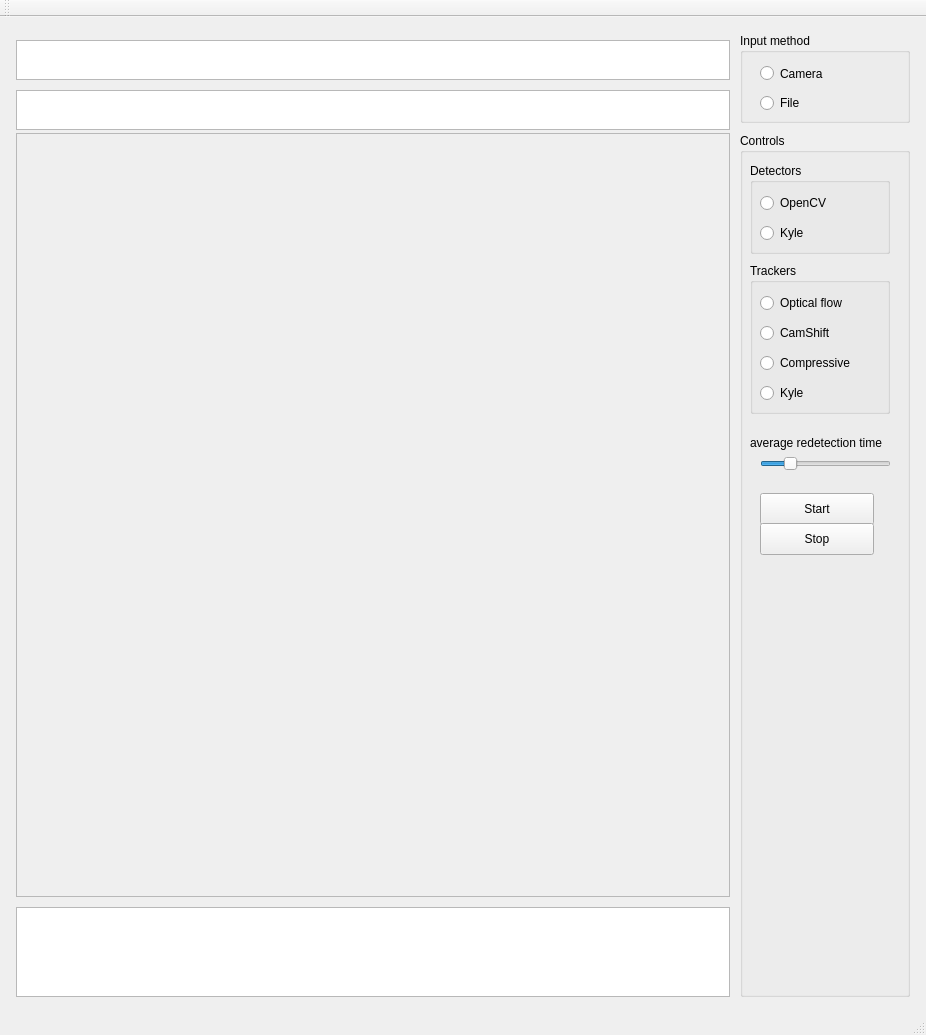
<?xml version="1.0" encoding="UTF-8"?>
<ui version="4.0">
 <class>MainWindow</class>
 <widget class="QMainWindow" name="MainWindow">
  <property name="geometry">
   <rect>
    <x>0</x>
    <y>0</y>
    <width>926</width>
    <height>1035</height>
   </rect>
  </property>
  <property name="windowTitle">
   <string>MainWindow</string>
  </property>
  <widget class="QWidget" name="centralWidget">
   <layout class="QGridLayout" name="gridLayout_2">
    <item row="0" column="0">
     <layout class="QGridLayout" name="gridLayout" rowstretch="0,0,0,0,0,0" columnstretch="0,0">
      <property name="sizeConstraint">
       <enum>QLayout::SetMinimumSize</enum>
      </property>
      <property name="margin">
       <number>5</number>
      </property>
      <property name="spacing">
       <number>10</number>
      </property>
      <item row="0" column="1" rowspan="2">
       <widget class="QGroupBox" name="inputType">
        <property name="sizePolicy">
         <sizepolicy hsizetype="Fixed" vsizetype="Fixed">
          <horstretch>0</horstretch>
          <verstretch>0</verstretch>
         </sizepolicy>
        </property>
        <property name="minimumSize">
         <size>
          <width>170</width>
          <height>90</height>
         </size>
        </property>
        <property name="title">
         <string>Input method</string>
        </property>
        <widget class="QRadioButton" name="buttonCamera">
         <property name="geometry">
          <rect>
           <x>20</x>
           <y>30</y>
           <width>102</width>
           <height>21</height>
          </rect>
         </property>
         <property name="text">
          <string>Camera</string>
         </property>
        </widget>
        <widget class="QRadioButton" name="buttonFile">
         <property name="geometry">
          <rect>
           <x>20</x>
           <y>60</y>
           <width>102</width>
           <height>20</height>
          </rect>
         </property>
         <property name="text">
          <string>File</string>
         </property>
        </widget>
       </widget>
      </item>
      <item row="0" column="0">
       <widget class="QPlainTextEdit" name="plainTextEditVieoFile">
        <property name="sizePolicy">
         <sizepolicy hsizetype="Expanding" vsizetype="Fixed">
          <horstretch>1</horstretch>
          <verstretch>0</verstretch>
         </sizepolicy>
        </property>
        <property name="minimumSize">
         <size>
          <width>0</width>
          <height>40</height>
         </size>
        </property>
        <property name="maximumSize">
         <size>
          <width>160000</width>
          <height>25</height>
         </size>
        </property>
        <property name="baseSize">
         <size>
          <width>640</width>
          <height>30</height>
         </size>
        </property>
        <property name="cursor" stdset="0">
         <cursorShape>IBeamCursor</cursorShape>
        </property>
        <property name="toolTip">
         <string>path to the input video path</string>
        </property>
        <property name="lineWrapMode">
         <enum>QPlainTextEdit::NoWrap</enum>
        </property>
        <property name="plainText">
         <string/>
        </property>
       </widget>
      </item>
      <item row="3" column="0" rowspan="2">
       <widget class="QLabel" name="labelScreen">
        <property name="sizePolicy">
         <sizepolicy hsizetype="MinimumExpanding" vsizetype="MinimumExpanding">
          <horstretch>1</horstretch>
          <verstretch>1</verstretch>
         </sizepolicy>
        </property>
        <property name="minimumSize">
         <size>
          <width>160</width>
          <height>120</height>
         </size>
        </property>
        <property name="baseSize">
         <size>
          <width>320</width>
          <height>240</height>
         </size>
        </property>
        <property name="autoFillBackground">
         <bool>true</bool>
        </property>
        <property name="frameShape">
         <enum>QFrame::StyledPanel</enum>
        </property>
        <property name="text">
         <string/>
        </property>
       </widget>
      </item>
      <item row="5" column="0">
       <widget class="QTextEdit" name="coutBox">
        <property name="enabled">
         <bool>true</bool>
        </property>
        <property name="sizePolicy">
         <sizepolicy hsizetype="Expanding" vsizetype="Fixed">
          <horstretch>0</horstretch>
          <verstretch>0</verstretch>
         </sizepolicy>
        </property>
        <property name="minimumSize">
         <size>
          <width>0</width>
          <height>90</height>
         </size>
        </property>
        <property name="maximumSize">
         <size>
          <width>16777215</width>
          <height>90</height>
         </size>
        </property>
        <property name="baseSize">
         <size>
          <width>640</width>
          <height>30</height>
         </size>
        </property>
        <property name="cursor" stdset="0">
         <cursorShape>ArrowCursor</cursorShape>
        </property>
       </widget>
      </item>
      <item row="1" column="0">
       <widget class="QPlainTextEdit" name="plainTextEditVideoOutput">
        <property name="sizePolicy">
         <sizepolicy hsizetype="Expanding" vsizetype="Fixed">
          <horstretch>1</horstretch>
          <verstretch>0</verstretch>
         </sizepolicy>
        </property>
        <property name="minimumSize">
         <size>
          <width>0</width>
          <height>40</height>
         </size>
        </property>
        <property name="maximumSize">
         <size>
          <width>16777215</width>
          <height>25</height>
         </size>
        </property>
        <property name="baseSize">
         <size>
          <width>640</width>
          <height>30</height>
         </size>
        </property>
        <property name="lineWrapMode">
         <enum>QPlainTextEdit::NoWrap</enum>
        </property>
        <property name="plainText">
         <string/>
        </property>
       </widget>
      </item>
      <item row="3" column="1" rowspan="3">
       <widget class="QGroupBox" name="boxControls">
        <property name="sizePolicy">
         <sizepolicy hsizetype="Fixed" vsizetype="Expanding">
          <horstretch>0</horstretch>
          <verstretch>0</verstretch>
         </sizepolicy>
        </property>
        <property name="minimumSize">
         <size>
          <width>170</width>
          <height>440</height>
         </size>
        </property>
        <property name="baseSize">
         <size>
          <width>170</width>
          <height>700</height>
         </size>
        </property>
        <property name="title">
         <string>Controls</string>
        </property>
        <widget class="QGroupBox" name="boxTrackers">
         <property name="geometry">
          <rect>
           <x>10</x>
           <y>130</y>
           <width>140</width>
           <height>151</height>
          </rect>
         </property>
         <property name="title">
          <string>Trackers</string>
         </property>
         <widget class="QRadioButton" name="buttonTrackerOpticalFlow">
          <property name="geometry">
           <rect>
            <x>10</x>
            <y>30</y>
            <width>102</width>
            <height>20</height>
           </rect>
          </property>
          <property name="text">
           <string>Optical flow</string>
          </property>
         </widget>
         <widget class="QRadioButton" name="buttonTrackerCamShift">
          <property name="geometry">
           <rect>
            <x>10</x>
            <y>60</y>
            <width>102</width>
            <height>20</height>
           </rect>
          </property>
          <property name="text">
           <string>CamShift</string>
          </property>
         </widget>
         <widget class="QRadioButton" name="buttonTrackerCompressive">
          <property name="geometry">
           <rect>
            <x>10</x>
            <y>90</y>
            <width>102</width>
            <height>20</height>
           </rect>
          </property>
          <property name="text">
           <string>Compressive</string>
          </property>
         </widget>
         <widget class="QRadioButton" name="buttonTrackerKyle">
          <property name="geometry">
           <rect>
            <x>10</x>
            <y>120</y>
            <width>102</width>
            <height>20</height>
           </rect>
          </property>
          <property name="text">
           <string>Kyle</string>
          </property>
         </widget>
        </widget>
        <widget class="QSlider" name="redetectionTime">
         <property name="geometry">
          <rect>
           <x>20</x>
           <y>320</y>
           <width>131</width>
           <height>22</height>
          </rect>
         </property>
         <property name="minimum">
          <number>0</number>
         </property>
         <property name="pageStep">
          <number>10</number>
         </property>
         <property name="value">
          <number>20</number>
         </property>
         <property name="orientation">
          <enum>Qt::Horizontal</enum>
         </property>
        </widget>
        <widget class="QLabel" name="label">
         <property name="geometry">
          <rect>
           <x>10</x>
           <y>300</y>
           <width>161</width>
           <height>20</height>
          </rect>
         </property>
         <property name="text">
          <string>average redetection time</string>
         </property>
        </widget>
        <widget class="QGroupBox" name="boxDetectors">
         <property name="geometry">
          <rect>
           <x>10</x>
           <y>30</y>
           <width>140</width>
           <height>91</height>
          </rect>
         </property>
         <property name="title">
          <string>Detectors</string>
         </property>
         <widget class="QRadioButton" name="buttonDetectorOpencv">
          <property name="geometry">
           <rect>
            <x>10</x>
            <y>30</y>
            <width>102</width>
            <height>20</height>
           </rect>
          </property>
          <property name="text">
           <string>OpenCV</string>
          </property>
         </widget>
         <widget class="QRadioButton" name="buttonDetectorKyle">
          <property name="geometry">
           <rect>
            <x>10</x>
            <y>60</y>
            <width>102</width>
            <height>20</height>
           </rect>
          </property>
          <property name="text">
           <string>Kyle</string>
          </property>
         </widget>
        </widget>
        <widget class="QPushButton" name="Start">
         <property name="geometry">
          <rect>
           <x>20</x>
           <y>360</y>
           <width>114</width>
           <height>32</height>
          </rect>
         </property>
         <property name="text">
          <string>Start</string>
         </property>
        </widget>
        <widget class="QPushButton" name="Stop">
         <property name="geometry">
          <rect>
           <x>20</x>
           <y>390</y>
           <width>114</width>
           <height>32</height>
          </rect>
         </property>
         <property name="text">
          <string>Stop</string>
         </property>
        </widget>
       </widget>
      </item>
     </layout>
    </item>
   </layout>
  </widget>
  <widget class="QMenuBar" name="menuBar">
   <property name="geometry">
    <rect>
     <x>0</x>
     <y>0</y>
     <width>926</width>
     <height>22</height>
    </rect>
   </property>
  </widget>
  <widget class="QToolBar" name="mainToolBar">
   <attribute name="toolBarArea">
    <enum>TopToolBarArea</enum>
   </attribute>
   <attribute name="toolBarBreak">
    <bool>false</bool>
   </attribute>
  </widget>
  <widget class="QStatusBar" name="statusBar"/>
 </widget>
 <layoutdefault spacing="6" margin="11"/>
 <resources/>
 <connections/>
</ui>
